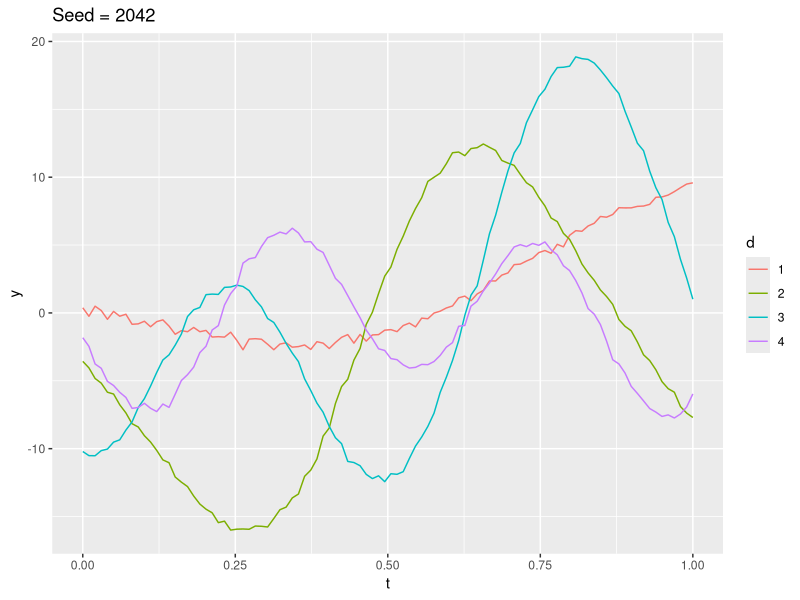

This chart was generated by the following R code: (Note: this script raises an error after producing the figure.)
## ---- chunk 1
library(ggplot2)
library(readr)
library(dplyr)
library(glue)
library(mvtnorm)
library(pracma)
library(here)
## ---- chunk 2
# Cross-covariance between x in band i and x' in band j
k_ij <- function(x, x_prime, w_ij, Sigma_ij, mu_ij, theta_ij, phi_ij) {
  alpha_ij <- w_ij * (2.0*pi)^(1/2.0) * sqrt(abs(Sigma_ij))
  tau <- abs(x - x_prime)
  
  return( alpha_ij * 
            exp(-0.5 * (tau + theta_ij)^2 * Sigma_ij) * 
            cos((tau + theta_ij) * mu_ij + phi_ij) )
}

# Autocovariance between x and x' within band i
k_ii <- function(x, x_prime, w_i, Sigma_i, mu_i) {
  alpha_ii <- w_i^2.0 * (2.0*pi)^(1/2.0) * sqrt(abs(Sigma_i))
  tau <- abs(x - x_prime)
  
  return( alpha_ii * exp(-0.5*tau^2 * Sigma_i) * cos(tau*mu_i) )
}

# the n x n' covariance matrix between elements _x_ in band i and elements _x'_ in band j
K_ij <- function(xs, xs_prime, i, j, ws, Sigmas, mus, thetas, phis) {
  
  n <- length(xs)
  n_prime <- length(xs_prime)
  
  Kij <- matrix(NA, nrow = n, ncol = n_prime)
  
  for (r in 1:n) {
    for (c in 1:n_prime) {
      if (i == j) {
        Kij[r,c] <- k_ii(xs[r], xs_prime[c], ws[i], Sigmas[i], mus[i])
      }
      else {
        w_ij <- ws[i]*ws[j] * exp( -1.0/4*(mus[i]-mus[j]) * (Sigmas[i]+Sigmas[j])^-1 * (mus[i]-mus[j]) )
        Sigma_ij <- 2*Sigmas[i] * (Sigmas[i] + Sigmas[j])^-1 * Sigmas[j]
        mu_ij <- (Sigmas[i] + Sigmas[j])^-1 * (Sigmas[i]*mus[j] + Sigmas[j]*mus[i])
        theta_ij <- thetas[i] - thetas[j]
        phi_ij <- phis[i] - phis[j]

        Kij[r,c] = k_ij(xs[r], xs_prime[c], w_ij, Sigma_ij, mu_ij, theta_ij, phi_ij)
      }
    }
  }
  return(Kij)
}

# the cross-covariance matrix between the D bands comprising a D x D arrangement
# of covariance matrices between i and j bands.
K_mat <- function(x, x_star, d, d_star, D, ws, Sigmas, mus, thetas, phis) {
 
  N <- length(x)
  N_star <- length(x_star)
  
  Kmat <- matrix(NA, nrow = N, ncol = N_star)
  
  mgrid <- meshgrid(d, d_star)
  
  r_grid <- mgrid$Y
  c_grid <- mgrid$X
  
  for (r in 1:D) {
    for (c in r:D) {
      
      r_indices <- which(d == r)
      c_indices <- which(d_star == c)
      
      xs <- x[r_indices]
      xs_prime <- x_star[c_indices]
      
      K_rc <- K_ij(xs, xs_prime, r, c, ws, Sigmas, mus, thetas, phis)
      
      Kmat[r_grid == r & c_grid == c] <- K_rc
    }
  }
  
  for (ii in 1:N) {
    for (jj in 1:N_star) {
      Kmat[jj,ii] <- Kmat[ii,jj]
    }
  }
  
  return(Kmat)
}

# Simulate a draw from an MOGP
simulate_mogp <- function(D, Q, ns = 100, noise_sigma = 0.25, seed) {
  
  xs <- rep( seq(from = 0, to = 1, length.out = ns), times = D)
  ds <- rep(1:D, each = ns)
  N <- length(xs)
  
  set.seed(seed)
  
  ws <-     round( abs( rnorm(D, mean = 0, sd = 5.0) ), 2 )
  Sigmas <- round( abs( rnorm(D, mean = 0, sd = 5.0) ), 2 )
  mus <-    round( sort( rnorm(D, mean = 0, sd = 5.0) ), 2 )
  thetas <- round( rnorm(D, mean = 0, sd = 5.0), 2 )
  phis <-   rep(0.0, D)
  
  KK <- K_mat(xs, xs, ds, ds, D, ws, Sigmas, mus, thetas, phis)
  
  set.seed(seed)
  output_df <- data.frame(
    t = xs,
    f = c(rmvnorm(1, sigma = KK)),
    y = rep(NA, N),
    y_se = rep(noise_sigma, N),
    d = factor(ds)
  ) |> 
    mutate(y = f + rnorm(length(xs), mean = 0, sd = noise_sigma))
  
  cat("Seed =", SEED)
  cat("\nws =", ws)
  cat("\nSigmas =", Sigmas)
  cat("\nmus =", mus)
  cat("\nthetas =", thetas)
  cat("\nphis =", phis)
  
  return(output_df)
}

## ---- chunk 3
D <- 4
Q <- 1
num_points <- 100
noise_sigma <- 0.25

SEED <- 2042 # round(runif(1, min = 0, max = 9999))

output_df <- simulate_mogp(D, Q, num_points, noise_sigma, seed = SEED)

output_df |> 
  ggplot() +
  aes(x = t, y = y, colour = d) +
  geom_line() +
  labs(title = paste("Seed =", SEED))
## ---- chunk 4
output_filename <- glue("D{D}-Q{Q}-seed{SEED}-sim-mogp.csv")
write_csv(output_df, here("data", output_filename))
